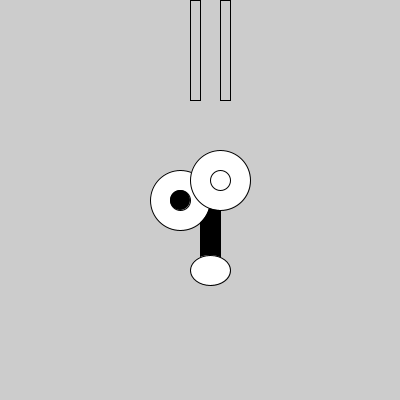
Frame 1 (no input)
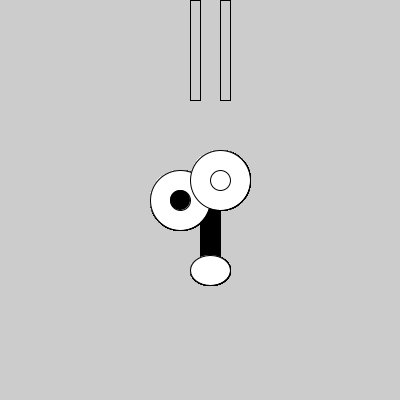
Frame 60 (the mouse pressed at the canvas centre just before this capture)
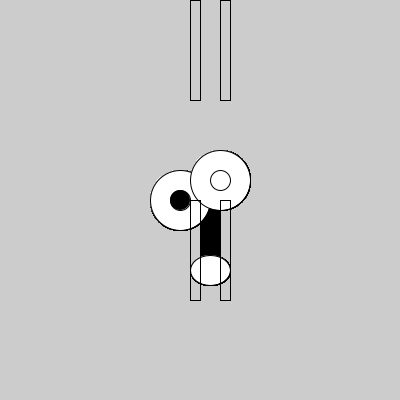
Frame 120 (the mouse held since frame 60 and released just before this capture)

The Processing sketch that drew these frames (run headless with seeded random() and noise(); from frame 60 on, the mouse is pressed at the canvas centre):

// Processing sketch: processing_162446
// ── processing_162446.pde

void setup() {
  size(400,400);
}
//wanted the arms to rotate but instead they only follow the Y axis

void draw() {
  fill(0);
  rect(200,180,20,100);
  noFill();
  fill(255);
  ellipse(180,200,60,60);
  ellipse(220,180,60,60);
  fill(0);
  ellipse(180,200,20,20);
  noFill();
  fill(255);
  ellipse(220,180,20,20);
  noFill();
  fill(255);
  ellipse(210,270,40,30);
  noFill();
  rect(220,mouseY,10,100);
  rect(190,mouseY,10,100);
}
